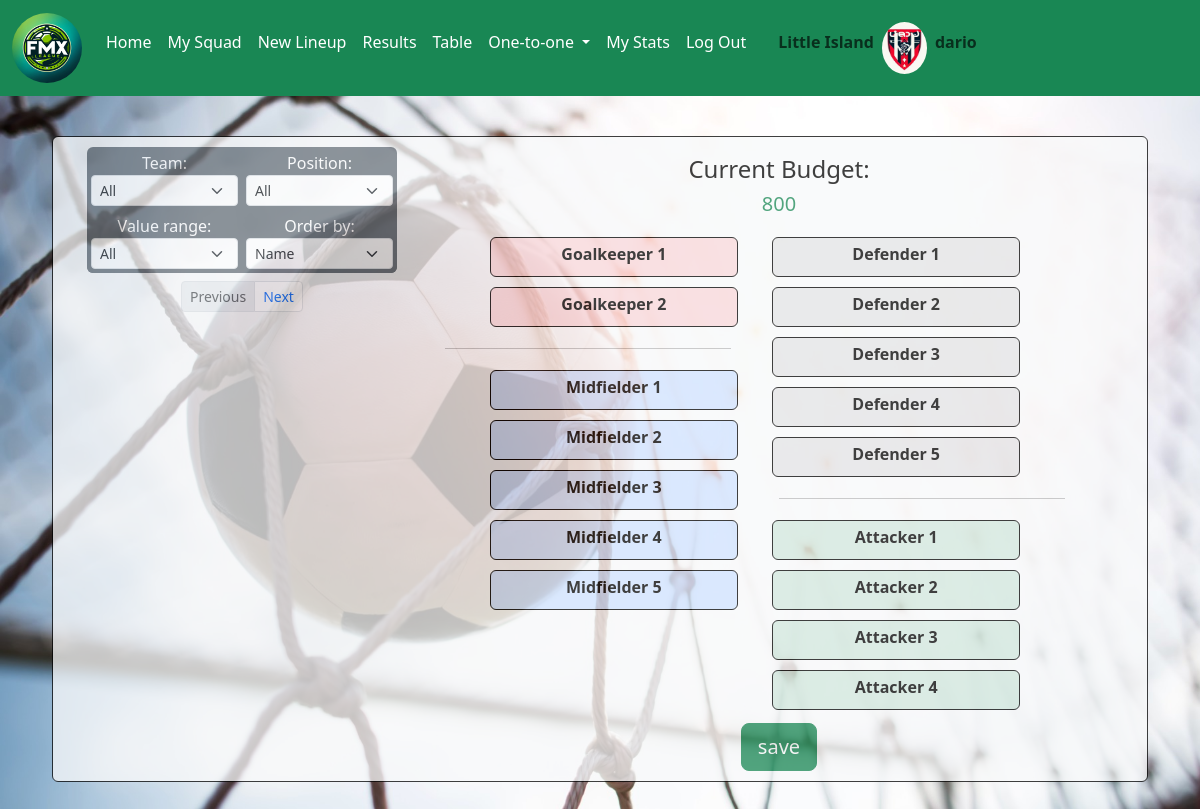
Screenshot of /market (signed in) with the database file from the repository.
### fmx/models.py (models this page shows, shortened)
class User(AbstractUser):
    pass

class Club_details(models.Model):
    user = models.OneToOneField(User, on_delete=models.CASCADE)
    club = models.TextField(blank=True)
    logo = models.TextField(blank=True)
    initial_budget =models.FloatField(default=800)
    elo = models.DecimalField(max_digits=7,decimal_places=2,blank=True,null=True, default=1000)
    has_squad=models.BooleanField(default=False)
    has_lineup=models.BooleanField(default=False)

### fmx/market_views.py (the view)
# urls.py: path("market", market_views.market, name="market"),
def market(request):
     return render(request, "fmx/market.html")

### fmx/templates/fmx/market.html (shortened to what this page needs)
{% extends "fmx/layout.html" %}
{% load static %}
{% block body %}
<div class="container-fluid text-info center  big_ball_img" >
<div class=" col opacity-75 center      " style="  margin:30px;padding:0px;">
  <div class="  text-black   "  >
    <div class="container     " style="  margin:0px;padding:10px;">
    <div class="row  rounded-2   bg-light" style=" border:1px solid black; margin:0px;padding:10px;">
      <div class="col-lg-4 col-sm-6   rounded-2  bg-light">
        <div class="container     text-center">
            <div class="container text-bg-secondary rounded-2 ">
        <div class="row   p-0">
          <div class="col-md-6 p-1  " > Team:
            <select id="team_search" class=" form-select form-select-sm" aria-label="Default select example">
              <option value="0" selected>All</option>
            </select>
          </div>
          <div  class="col-md-6 p-1"> Position:
            <select id="position_search" class="form-select form-select-sm" aria-label="Default select example">
              <option value="0" selected>All</option>
            </select>
        </div>
    </div>
    <div class="row text-bg-secondary p-0 rounded-2">
      <div class="col-md-6 p-1 " > Value range:
        <select id="price_search" class=" form-select form-select-sm" aria-label="Default select example">
          <option value="0" selected>All</option>
        </select>
      </div>
      <div  class="col-md-6 p-1"> Order by:
        <select id="order_search" class="form-select form-select-sm" aria-label="Default select example">
          <option value="name" selected>Name</option>
        </select>
    </div>
</div> </div>
        <div class="row pt-2">
          <div class="  col-12 text-left p-0 ">
             <div class="container " >
            <nav  class="text-center" aria-label="...">
              <ul   class="pagination pagination-sm justify-content-center ">
                <li class="page-item disabled" id="page-item-Previous" value="0">
                  <a id="page-item-Previous-link" class="page-link  " href="#">Previous</a>
                </li>
                <li class="page-item" id="page-item-Next" value="2">
                  <a id="page-item-Next-link" class="page-link" href="#">Next</a>
                </li>
              </ul>
            </nav>
          </div>
          </div>
        </div>
        </div>
        </div>
       <div   id ="canvas_test" class="col-lg-8 col-sm-6  " >
    <div class="container   bg-light    text-center ">
      <div class="row ">
        <div class="col rounded-5   m-2    " >
          <div class="row">
             <div class="col-3"></div>
            <div class="col-6"><h4>Current Budget:</h4></div>
           </div>
          <div class="row">
            <div class="col-4"></div>
            <div class="col-4   text-success  "><h5 id="budget"  >2222</h5></div>
            <div class="col-4"></div>
          </div>
      </div>
      <div class="row w-100   ">
        <div class="col-md-6 nopadding" >
          <div class="row     w-100 " >
          <div id="Goalkeeper-1-pic" class="col-2 p-1"></div>
        <div id="Goalkeeper-1" value="ciao"   data-playerid='0'
         class="col text-wrap p-1 player-box-market rounded-2 bg-danger-subtle text-black"  style="font-weight: bold;" >Goalkeeper 1</div>
        </div>
        <div class="row w-100 ">
          <div id="Goalkeeper-2-pic" class="col-2 p-1"></div>
        <div id="Goalkeeper-2" data-playerid='0'
        class="col p-1 player-box-market rounded-2 bg-danger-subtle text-black " style="font-weight: bold;">Goalkeeper 2</div>
      </div>
      <div class="row w-100   ">
        <div   class="col  "><hr>
           </div>
      </div>
      <div class="row w-100   ">
        <div id="Midfielder-1-pic" class="col-2 p-1"></div>
        <div id="Midfielder-1" data-playerid='0' class="col p-1 player-box-market rounded-2 bg-primary-subtle
            text-black  " style="font-weight: bold;">Midfielder 1</div>
      </div>
      <div   class="row w-100 bs-success-bg-subtle ">
        <div id="Midfielder-2-pic" class="col-2 p-1"></div>
        <div id="Midfielder-2" data-playerid='0' class="col p-1 player-box-market rounded-2 bg-primary-subtle
          text-black  " style="font-weight: bold;">Midfielder 2</div>
      </div>
      <div   class="row  w-100 bs-success-bg-subtle">
        <div id="Midfielder-3-pic" class="col-2 p-1"></div>
        <div id="Midfielder-3" data-playerid='0' class="col p-1 player-box-market rounded-2 bg-primary-subtle
          text-black  " style="font-weight: bold;">Midfielder 3</div>
      </div>
      <div   class="row  w-100 bs-success-bg-subtle">
        <div id="Midfielder-4-pic" class="col-2 p-1"></div>
        <div id="Midfielder-4" data-playerid='0' class="col p-1 player-box-market rounded-2 bg-primary-subtle
          text-black  " style="font-weight: bold;">Midfielder 4</div>
      </div>
      <div  class="row  w-100 bs-success-bg-subtle">
        <div id="Midfielder-5-pic" class="col-2 p-1"></div>
        <div  id="Midfielder-5" data-playerid='0' class="col p-1 player-box-market rounded-2 bg-primary-subtle
          text-black  " style="font-weight: bold;">Midfielder 5</div>
      </div>
    </div>
       <div class="col-md-6">
        <div class="row w-100 bs-success-bg-subtle ">
          <div id="Defender-1" data-playerid='0' class="col p-1 player-box-market rounded-2 bg-secondary-subtle
            text-black  "style="font-weight: bold;">Defender 1</div>
            <div id="Defender-1-pic" class="col-2 p-1"></div>
        </div>
        <div   class="row w-100 bs-success-bg-subtle ">
          <div id="Defender-2" data-playerid='0' class="col p-1 player-box-market rounded-2 bg-secondary-subtle
            text-black  " style="font-weight: bold;">Defender 2</div>
            <div id="Defender-2-pic" class="col-2 p-1"></div>
        </div>
        <div   class="row  w-100 bs-success-bg-subtle">
          <div id="Defender-3" data-playerid='0' class="col p-1 player-box-market rounded-2 bg-secondary-subtle
            text-black  " style="font-weight: bold;">Defender 3</div>
            <div id="Defender-3-pic" class="col-2 p-1"></div>
        </div>
        <div   class="row  w-100 bs-success-bg-subtle">
          <div id="Defender-4" data-playerid='0' class="col p-1 player-box-market rounded-2 bg-secondary-subtle
           text-black  " style="font-weight: bold;">Defender 4</div>
           <div id="Defender-4-pic" class="col-2 p-1"></div>
        </div>
        <div  class="row  w-100 bs-success-bg-subtle">
          <div  id="Defender-5" data-playerid='0' class="col p-1 player-box-market rounded-2 bg-secondary-subtle
           text-black  " style="font-weight: bold;">Defender 5</div>
           <div id="Defender-5-pic" class="col-2 p-1"></div>
        </div>
        <div class="row w-100 bs-success-bg-subtle ">
          <div   class="col  "><hr>
             </div>
        </div>
        <div class="row w-100 bs-success-bg-subtle ">
          <div id="Attacker-1" data-playerid='0' class="col p-1 player-box-market rounded-2 bg-success-subtle
           text-black  " style="font-weight: bold;">Attacker 1</div>
           <div id="Attacker-1-pic" class="col-2 p-1"></div>
        </div>
        <div   class="row w-100 bs-success-bg-subtle ">
          <div id="Attacker-2" data-playerid='0' class="col p-1 player-box-market rounded-2 bg-success-subtle
          text-black  " style="font-weight: bold;">Attacker 2</div>
          <div id="Attacker-2-pic" class="col-2 p-1"></div>
        </div>
        <div   class="row  w-100 bs-success-bg-subtle">
          <div id="Attacker-3" data-playerid='0' class="col p-1 player-box-market rounded-2 bg-success-subtle
           text-black  " style="font-weight: bold;">Attacker 3</div>
           <div id="Attacker-3-pic" class="col-2 p-1"></div>
        </div>
        <div   class="row  w-100 bs-success-bg-subtle">
          <div id="Attacker-4" data-playerid='0' class="col p-1 player-box-market rounded-2 bg-success-subtle
          text-black  " style="font-weight: bold;">Attacker 4</div>
          <div id="Attacker-4-pic" class="col-2 p-1"></div>
        </div>
      </div>
      </div>
    </div>
    <div class="row   mt-2" style="text-align:center">
      <div class="col-4"></div>
      <div id="save_btn" class="col-4"><button type="button" class="btn btn-lg btn-success">save</button> </div>
    <div class="col-4"></div>
    </div>
    </div>
    </div>
        </div></div>
    </div>
</div>
</div>
{% endblock %}

### fmx/templates/fmx/layout.html (shortened to what this page needs)
{% load static %}
<!DOCTYPE html>
<html lang="en">
    <head>
        <link href="https://cdn.jsdelivr.net/npm/bootstrap@5.3.2/dist/css/bootstrap.min.css" rel="stylesheet">
        <link href="{% static 'fmx/styles-tmp.css' %}" rel="stylesheet">
        <link href="{% static 'fmx/styles-match.css' %}" rel="stylesheet">
        <link rel="stylesheet" href="https://cdnjs.cloudflare.com/ajax/libs/font-awesome/4.7.0/css/font-awesome.min.css">
    </head>
  <body style="background-image: url('static/fmx/bg_3.jpg');background-repeat: no-repeat;background-size: cover;">
<nav class="navbar  navbar-expand-lg text-bg-success " >
  <div class="container-fluid">
    {% if user.is_authenticated %}
    <a class="navbar-brand" href="{% url 'index' %}"><img   src="static/fmx/fmxlogo.jpg" alt="FMX logo" width="70px" style="border-radius: 50%;padding:0px;padding-top:0px; ">
    </a>
    {% endif %}
    <div class="navbar-collapse collapse" id="navbarSupportedContent" >
      <ul class="navbar-nav me-auto  ">
        <li class="nav-item ">
          <a class="nav-link text-white" href="{% url 'index' %}">Home</a>
        </li>
        {% if user.is_authenticated %}
        {% if  user.club_details.has_squad %}
        <li class="nav-item ">
          <a class="nav-link text-white" href="{% url 'market' %}">My Squad</a>
        </li>
        {% if  user.club_details.has_lineup %}
        <li class="nav-item">
          <a class="nav-link text-white " href="{% url 'lineup' %}">New Lineup </a>
        </li>
        {% else %}
        <li class="nav-item">
          <a class="nav-link text-white " href="{% url 'lineup' %}">Create First Lineup </a>
        </li>
        {% endif %}
        {% else %}
        <li class="nav-item ">
          <a class="nav-link text-white" href="{% url 'market' %}">Create Squad</a>
        </li>
        {% endif %}
        <li class="nav-item">
          <a class="nav-link text-white " href="{% url 'match' %}">Results</a>
        </li>
        <li class="nav-item">
          <a class="nav-link text-white " href="{% url 'table' %}">Table</a>
        </li>
        {% if  user.club_details.has_lineup %}
        <li class="nav-item dropdown">
          <a class="nav-link text-white dropdown-toggle" href="#" role="button" data-bs-toggle="dropdown" aria-expanded="false">
            One-to-one
          </a>
        </li>
        <li class="nav-item">
          <a class="nav-link text-white " href="{% url 'stats' %}">My Stats</a>
        </li>
        {% endif %}
        <li class="nav-item">
          <a class="nav-link text-white " href="{% url 'logout' %}">Log Out</a>
      </li>
      <li id="countdown" class="nav-item nav-link text-white">
      </a></li>
    <li class="nav-item   rounded-2">
      <a class="nav-link  " aria-current="page" href="{% url 'index' %}" >
       <b>{{ user.club_details.club  }}</b> </a>
    </li>
    <img   src="{{ user.club_details.logo  }}" alt="Bootstrap" width="45" style="border-radius: 50%;padding:0px;padding-top:0px; ">
    <li class="nav-item  ">
      <a class="nav-link  " aria-current="page" href="{% url 'index' %}" ><b>{{ user.username }} </b>
     </a>
    </li>
    {% endif %}
  </ul>
    </div>
  </div>
</nav>
        {% block body %}
        {% endblock %}
</body>
</html>

### fmx/static/fmx/styles-tmp.css (style rules this page uses)
.player-box-market { border:1px solid black; margin: 5px; height: 40px; width:40px; }
.big_ball_img { background-size: cover; background-position: center center; background-repeat: no-repeat; background-attachment: fixed; }
.dropdown { position: relative; display: inline-block; }

### rows the page displays
User: club_details.club "Little Island", club_details.logo (picture), username "dario"
